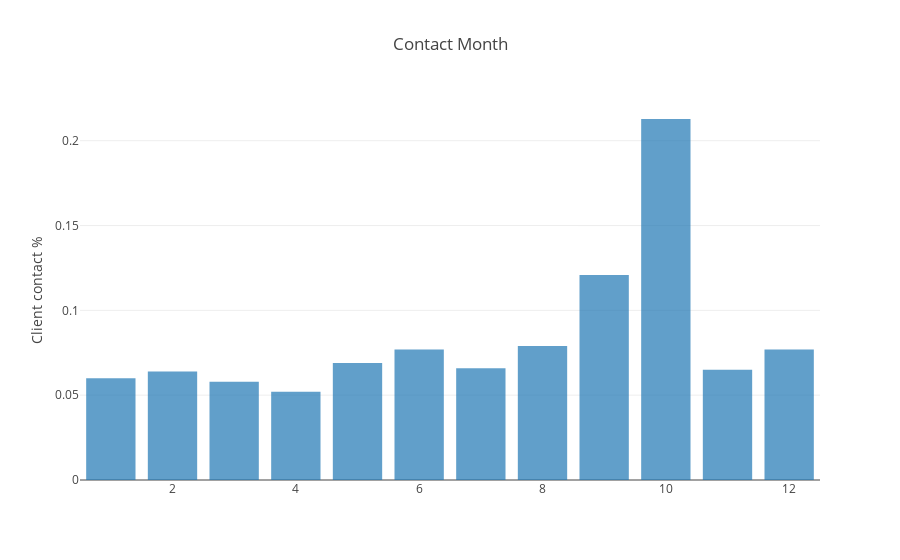

This figure's notebook cell:
### Code cell
# Quality response (You can hover over the bars to see the actual percentage)

# Plotly packages
import cufflinks as cf
import ipywidgets as widgets
import plotly as py
import plotly.figure_factory as ff
import plotly.graph_objs as go
from plotly import tools
from scipy import special
py.offline.init_notebook_mode(connected=True)

# The input is the number of negative tweets by reason
data = [go.Bar(
    x = pinterest_data['month'].value_counts().index,
    y = pinterest_data['month'].value_counts()/pinterest_data.shape[0],
    opacity = 0.7
)]

# Create the layout
layout = go.Layout(
    title = 'Contact Month',
    yaxis = dict(title='Client contact %')
)

fig = go.Figure(data = data, layout = layout)
py.offline.iplot(fig, filename='cufflinks/simple')

### Figure 1 — Plotly figure (JSON) as saved in the notebook; plotly's stock layout.template omitted (floating-point values rounded to 4 significant figures)
{"data": [{"opacity": 0.7, "type": "bar", "uid": "9248538c-7b8f-4216-a9f0-b41cec5a0542", "x": [10, 9, 8, 12, 6, 5, 7, 11, 2, 1, 3, 4], "y": [0.2128, 0.1209, 0.07892, 0.07692, 0.07692, 0.06893, 0.06593, 0.06494, 0.06394, 0.05994, 0.05794, 0.05195]}], "layout": {"title": "Contact Month", "yaxis": {"title": "Client contact %"}}}
